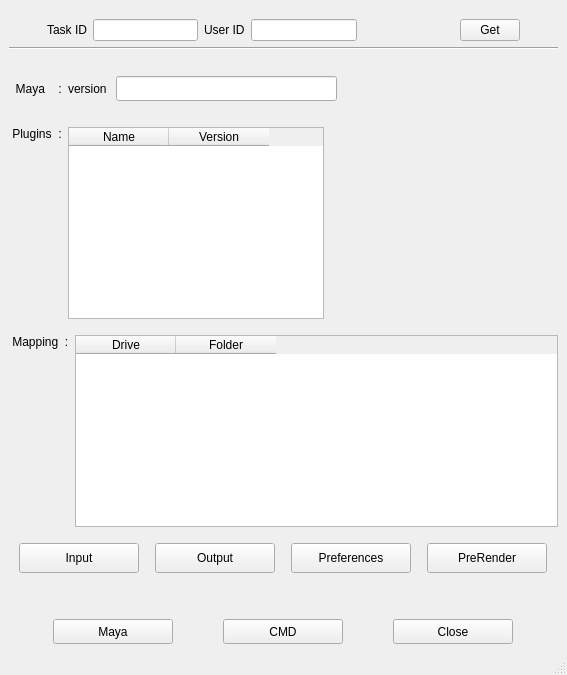
<?xml version="1.0" encoding="UTF-8"?>
<ui version="4.0">
 <class>MainWindow</class>
 <widget class="QMainWindow" name="MainWindow">
  <property name="geometry">
   <rect>
    <x>0</x>
    <y>0</y>
    <width>567</width>
    <height>675</height>
   </rect>
  </property>
  <property name="windowTitle">
   <string>MainWindow</string>
  </property>
  <property name="statusTip">
   <string/>
  </property>
  <property name="autoFillBackground">
   <bool>false</bool>
  </property>
  <property name="animated">
   <bool>true</bool>
  </property>
  <property name="documentMode">
   <bool>false</bool>
  </property>
  <property name="dockNestingEnabled">
   <bool>false</bool>
  </property>
  <property name="unifiedTitleAndToolBarOnMac">
   <bool>false</bool>
  </property>
  <widget class="QWidget" name="centralwidget">
   <layout class="QVBoxLayout" name="verticalLayout_3">
    <item>
     <layout class="QHBoxLayout" name="ID_horizontalLayout">
      <property name="topMargin">
       <number>10</number>
      </property>
      <item>
       <spacer name="horizontalSpacer">
        <property name="orientation">
         <enum>Qt::Horizontal</enum>
        </property>
        <property name="sizeHint" stdset="0">
         <size>
          <width>40</width>
          <height>20</height>
         </size>
        </property>
       </spacer>
      </item>
      <item>
       <widget class="QLabel" name="TaskID">
        <property name="maximumSize">
         <size>
          <width>50</width>
          <height>25</height>
         </size>
        </property>
        <property name="text">
         <string>Task ID</string>
        </property>
       </widget>
      </item>
      <item>
       <widget class="QLineEdit" name="TaskID_lineEdit">
        <property name="maximumSize">
         <size>
          <width>16777215</width>
          <height>25</height>
         </size>
        </property>
       </widget>
      </item>
      <item>
       <widget class="QLabel" name="UserID">
        <property name="maximumSize">
         <size>
          <width>50</width>
          <height>25</height>
         </size>
        </property>
        <property name="text">
         <string>User ID</string>
        </property>
       </widget>
      </item>
      <item>
       <widget class="QLineEdit" name="UserID_lineEdit">
        <property name="maximumSize">
         <size>
          <width>16777215</width>
          <height>25</height>
         </size>
        </property>
       </widget>
      </item>
      <item>
       <spacer name="horizontalSpacer_2">
        <property name="orientation">
         <enum>Qt::Horizontal</enum>
        </property>
        <property name="sizeHint" stdset="0">
         <size>
          <width>100</width>
          <height>20</height>
         </size>
        </property>
       </spacer>
      </item>
      <item>
       <widget class="QPushButton" name="Get_Button">
        <property name="minimumSize">
         <size>
          <width>0</width>
          <height>0</height>
         </size>
        </property>
        <property name="maximumSize">
         <size>
          <width>60</width>
          <height>25</height>
         </size>
        </property>
        <property name="text">
         <string>Get</string>
        </property>
       </widget>
      </item>
      <item>
       <spacer name="horizontalSpacer_3">
        <property name="orientation">
         <enum>Qt::Horizontal</enum>
        </property>
        <property name="sizeHint" stdset="0">
         <size>
          <width>40</width>
          <height>20</height>
         </size>
        </property>
       </spacer>
      </item>
     </layout>
    </item>
    <item>
     <widget class="Line" name="line">
      <property name="orientation">
       <enum>Qt::Horizontal</enum>
      </property>
     </widget>
    </item>
    <item>
     <layout class="QHBoxLayout" name="maya_horizontalLayout">
      <property name="topMargin">
       <number>20</number>
      </property>
      <item>
       <widget class="QLabel" name="Maya_label">
        <property name="minimumSize">
         <size>
          <width>0</width>
          <height>25</height>
         </size>
        </property>
        <property name="text">
         <string>  Maya    :</string>
        </property>
       </widget>
      </item>
      <item>
       <widget class="QLabel" name="Version_label">
        <property name="minimumSize">
         <size>
          <width>0</width>
          <height>25</height>
         </size>
        </property>
        <property name="text">
         <string>version </string>
        </property>
       </widget>
      </item>
      <item>
       <widget class="QLineEdit" name="Version_lineEdit">
        <property name="minimumSize">
         <size>
          <width>0</width>
          <height>25</height>
         </size>
        </property>
        <property name="maximumSize">
         <size>
          <width>16777215</width>
          <height>25</height>
         </size>
        </property>
        <property name="text">
         <string/>
        </property>
       </widget>
      </item>
      <item>
       <spacer name="horizontalSpacer_4">
        <property name="orientation">
         <enum>Qt::Horizontal</enum>
        </property>
        <property name="sizeHint" stdset="0">
         <size>
          <width>40</width>
          <height>20</height>
         </size>
        </property>
       </spacer>
      </item>
     </layout>
    </item>
    <item>
     <layout class="QHBoxLayout" name="Plugins_horizontalLayout">
      <property name="topMargin">
       <number>20</number>
      </property>
      <item>
       <layout class="QVBoxLayout" name="Plugins_verticalLayout">
        <item>
         <widget class="QLabel" name="Plugins_label">
          <property name="text">
           <string> Plugins  :</string>
          </property>
         </widget>
        </item>
        <item>
         <spacer name="verticalSpacer_2">
          <property name="orientation">
           <enum>Qt::Vertical</enum>
          </property>
          <property name="sizeHint" stdset="0">
           <size>
            <width>20</width>
            <height>40</height>
           </size>
          </property>
         </spacer>
        </item>
       </layout>
      </item>
      <item>
       <widget class="QTableWidget" name="Plugins_tableWidget">
        <column>
         <property name="text">
          <string>Name</string>
         </property>
        </column>
        <column>
         <property name="text">
          <string>Version</string>
         </property>
        </column>
       </widget>
      </item>
      <item>
       <spacer name="horizontalSpacer_5">
        <property name="orientation">
         <enum>Qt::Horizontal</enum>
        </property>
        <property name="sizeHint" stdset="0">
         <size>
          <width>20</width>
          <height>20</height>
         </size>
        </property>
       </spacer>
      </item>
     </layout>
    </item>
    <item>
     <layout class="QHBoxLayout" name="Mapping_horizontalLayout">
      <property name="topMargin">
       <number>10</number>
      </property>
      <item>
       <layout class="QVBoxLayout" name="Mapping_verticalLayout">
        <item>
         <widget class="QLabel" name="Mapping_label">
          <property name="text">
           <string> Mapping  :</string>
          </property>
         </widget>
        </item>
        <item>
         <spacer name="verticalSpacer_3">
          <property name="orientation">
           <enum>Qt::Vertical</enum>
          </property>
          <property name="sizeHint" stdset="0">
           <size>
            <width>20</width>
            <height>40</height>
           </size>
          </property>
         </spacer>
        </item>
       </layout>
      </item>
      <item>
       <widget class="QTableWidget" name="Mapping_tableWidget">
        <column>
         <property name="text">
          <string>Drive</string>
         </property>
        </column>
        <column>
         <property name="text">
          <string>Folder</string>
         </property>
        </column>
       </widget>
      </item>
     </layout>
    </item>
    <item>
     <layout class="QHBoxLayout" name="path_horizontalLayout">
      <property name="topMargin">
       <number>10</number>
      </property>
      <item>
       <widget class="QPushButton" name="Input_Button">
        <property name="minimumSize">
         <size>
          <width>120</width>
          <height>30</height>
         </size>
        </property>
        <property name="maximumSize">
         <size>
          <width>120</width>
          <height>16777215</height>
         </size>
        </property>
        <property name="text">
         <string>Input</string>
        </property>
       </widget>
      </item>
      <item>
       <widget class="QPushButton" name="Output_Button">
        <property name="minimumSize">
         <size>
          <width>120</width>
          <height>30</height>
         </size>
        </property>
        <property name="maximumSize">
         <size>
          <width>120</width>
          <height>16777215</height>
         </size>
        </property>
        <property name="text">
         <string>Output</string>
        </property>
       </widget>
      </item>
      <item>
       <widget class="QPushButton" name="Preferences_Button">
        <property name="minimumSize">
         <size>
          <width>120</width>
          <height>30</height>
         </size>
        </property>
        <property name="maximumSize">
         <size>
          <width>120</width>
          <height>16777215</height>
         </size>
        </property>
        <property name="text">
         <string>Preferences</string>
        </property>
       </widget>
      </item>
      <item>
       <widget class="QPushButton" name="PreRender_Button">
        <property name="minimumSize">
         <size>
          <width>120</width>
          <height>30</height>
         </size>
        </property>
        <property name="maximumSize">
         <size>
          <width>120</width>
          <height>16777215</height>
         </size>
        </property>
        <property name="text">
         <string>PreRender</string>
        </property>
       </widget>
      </item>
     </layout>
    </item>
    <item>
     <spacer name="verticalSpacer">
      <property name="orientation">
       <enum>Qt::Vertical</enum>
      </property>
      <property name="sizeHint" stdset="0">
       <size>
        <width>20</width>
        <height>40</height>
       </size>
      </property>
     </spacer>
    </item>
    <item>
     <layout class="QHBoxLayout" name="execute_horizontalLayout">
      <item>
       <widget class="QPushButton" name="Maya_Button">
        <property name="minimumSize">
         <size>
          <width>0</width>
          <height>25</height>
         </size>
        </property>
        <property name="maximumSize">
         <size>
          <width>120</width>
          <height>16777215</height>
         </size>
        </property>
        <property name="text">
         <string>Maya</string>
        </property>
       </widget>
      </item>
      <item>
       <widget class="QPushButton" name="CMD_Button">
        <property name="minimumSize">
         <size>
          <width>0</width>
          <height>25</height>
         </size>
        </property>
        <property name="maximumSize">
         <size>
          <width>120</width>
          <height>16777215</height>
         </size>
        </property>
        <property name="text">
         <string>CMD</string>
        </property>
       </widget>
      </item>
      <item>
       <widget class="QPushButton" name="Close_Button">
        <property name="minimumSize">
         <size>
          <width>0</width>
          <height>25</height>
         </size>
        </property>
        <property name="maximumSize">
         <size>
          <width>120</width>
          <height>16777215</height>
         </size>
        </property>
        <property name="text">
         <string>Close</string>
        </property>
       </widget>
      </item>
     </layout>
    </item>
   </layout>
  </widget>
  <widget class="QMenuBar" name="menubar">
   <property name="geometry">
    <rect>
     <x>0</x>
     <y>0</y>
     <width>567</width>
     <height>23</height>
    </rect>
   </property>
  </widget>
  <widget class="QStatusBar" name="statusbar"/>
 </widget>
 <resources/>
 <connections/>
</ui>
